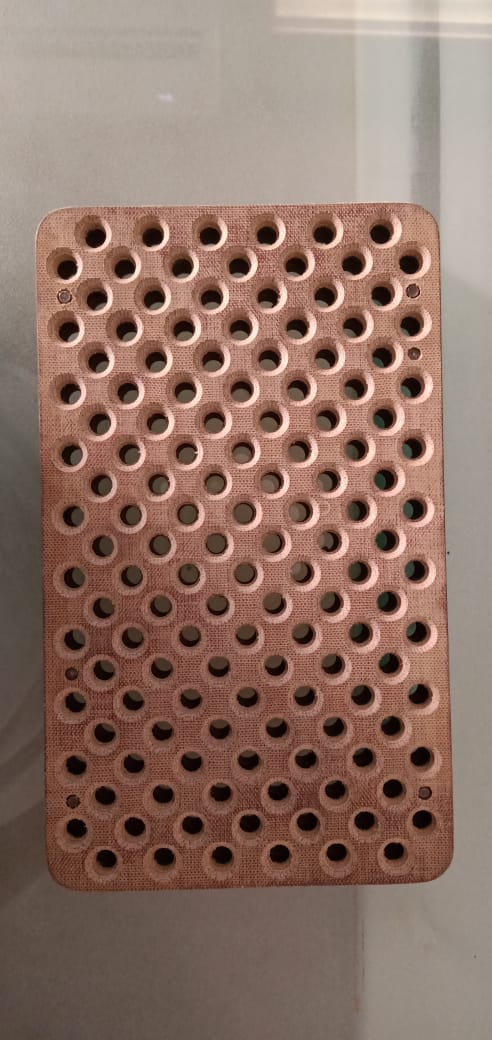
#> input picture GUI/image.jpg, 492 x 1040 px
$ python mouse_events2.py
#> lines starting #> are read from the running program, lines starting #| are printed output that depends on the picture
import cv2
from pascal_voc_writer import Writer
import glob


image = 'image.jpg'

img = cv2.imread(image)
#> img is the input picture: shape (1040, 492, 3); mean B, G, R 102.8, 114.7, 142
img = cv2.resize(img,(640,480))
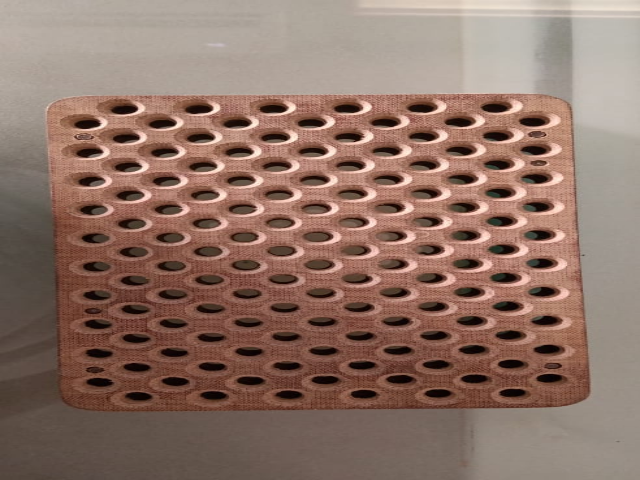
#> img: shape (480, 640, 3); mean B, G, R 102.7, 114.6, 141.9
image1 = img.copy()

# variables
ix = -1
iy = -1

drawing = False

out = '/home/manju/Desktop/tool/'

all_cord = []


def draw_rectangle_with_drag(event, x, y, flags, param):

    global ix, iy, drawing, img

    if event == cv2.EVENT_LBUTTONDOWN:
        print(event,'*********')

        drawing = True
        ix = x
        iy = y

    # [7 lines of commented-out code are left out]

    elif event == cv2.EVENT_LBUTTONUP:
        print(event)

        drawing = False

        cv2.rectangle(img, pt1 = (ix,iy),
                    pt2 = (x,y),
                    color =(0, 255, 0),
                    thickness = 3)

        print([ix,iy,x,y])
        all_cord.append([ix,iy,x,y])


cv2.namedWindow(winname = "Title of Popup Window")
cv2.setMouseCallback("Title of Popup Window",
                    draw_rectangle_with_drag)

while True:
    cv2.imshow("Title of Popup Window", img)

    if cv2.waitKey(10) == 27:

#> (key Esc is pressed here)
        print(out)
        print(all_cord)

        split_name = image.split('.')
        img_name = split_name[0]

#> (the run stopped early here; a loop or call above may not have finished)
